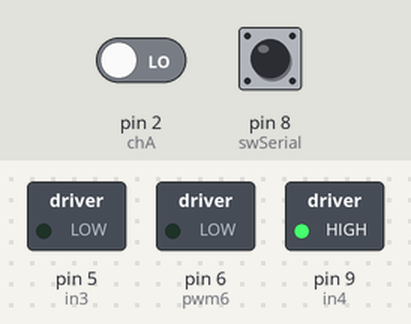
Simulated run of this sketch. Board: Arduino Uno, built with avr-gcc and run on an emulated ATmega328P. Shown: switched loads named in the sketch (green lamp = pin HIGH). The test bench sets the inputs (shaded band); at power-on: pin 2 (chA) LOW, pin 8 (swSerial) HIGH. What the sketch prints to the serial monitor is not drawn.

Above: at 0.1 s.
At 3.1 s:
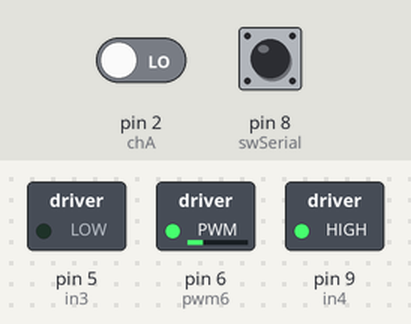
At 6.1 s:
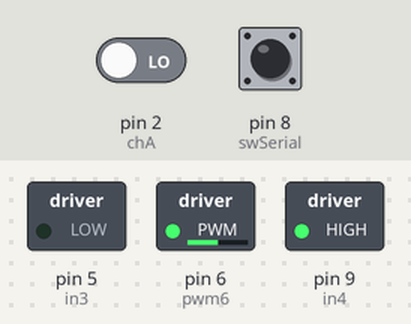
Timing chart, 0 to 10.5 s (numbered marks = the images above):
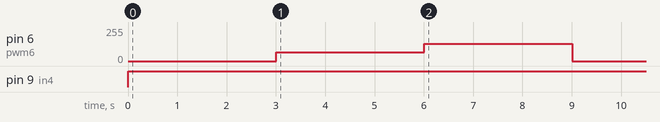

Measured:
- by itself, pin 6 (pwm6): 0/255 → 64/255 at 3.0 s, → 128/255 3.0 s later, → 0/255 3.0 s later
- by itself, pin 9 (in4): LOW → HIGH at 0.00 s

The sketch:

Uno_Control_Motor_Vel_1.ino
```cpp
// Dr. Sergio Miguel Delfín Prieto
// FI-UAQ
// Para la materia de Ingenieria de Control
// Ingeniería Industrial y de Manufactura
// ESTE Script REALIZA: LA PRUEBA DE VELOCIDAD ANGULAR PARA IDENTIFICAR
//                      LOS PARÁMETROS DE UN MOTOR DE CD.

#include <TimerOne.h>
int chA = 2; // Pin de interrupción externa
int chB = 4;

int in3 = 5;  //
int in4 = 9;  // puente h
int pwm6 = 6; //

const int swSerial = 8; // Switch para enviar datos por el serial
int swState = 0;
int flagTimer = 1;

volatile int posicionAnterior = 0;
volatile int posicion = 0;
float velocidad = 0.0;
float ts=0.005; // Tiempo de muestreo previamente definido en la config. del Timer1

int i=0;
int control=0;
int controlPWM=0;

void setup() {
  Serial.begin(115200);
  // Switch envio de datos por el serial
  pinMode(swSerial,INPUT);
  // Encoder
  pinMode(chA,INPUT);
  pinMode(chB,INPUT);
  // Puente H
  pinMode(in3,OUTPUT);
  pinMode(in4,OUTPUT);
  pinMode(pwm6,OUTPUT);
  // Servicio de interrupción
  attachInterrupt(digitalPinToInterrupt(chA),encoderISR,RISING);
  //-- Inicializar temporizador: 1000=1ms
  //Timer1.initialize(10000); // 10,000 = 10 ms = 0.010 s
  //-- Inicializar temporizador: 5000=5ms
  Timer1.initialize(5000); // 5,000 = 5 ms = 0.005 s
  Timer1.attachInterrupt(Muestreo);
}

void Muestreo(){
  velocidad = (posicion - posicionAnterior)/ts;
  flagTimer = 1;
  i++;
}

void loop() {
  if(i>=0 && i<=600)
    control = 0;
  else if(i>600 && i<=1200)
    control = 64;
  else if(i>1200 && i<=1800)
    control = 128;
  else
    control = 0;

  // --- Generar el PWM
  controlPWM = abs(control);

  // --- Generar el cambio de giro del motor
  if(control >= 0){
    digitalWrite(in3, LOW);
    digitalWrite(in4, HIGH);
    analogWrite(pwm6,controlPWM);
  }
  else{
    digitalWrite(in3, HIGH);
    digitalWrite(in4, LOW);
    analogWrite(pwm6,controlPWM);
  }
  // ---
  // Enviar datos solo cuando esté el swSerial1==1 && flagTimer==1
  swState = digitalRead(swSerial);
  //if(swState == HIGH && flagTimer==1){
  if(flagTimer==1){
    posicionAnterior =  posicion;
    Serial.print(i*ts,3);
    Serial.print("\t");
    Serial.print(velocidad,3);
    Serial.print("\t");
    Serial.println(control);
    flagTimer = 0;
  }
  // Limpia el búfer serial (de salida)
  Serial.flush();
}

void encoderISR(){
  if(digitalRead(chB) == HIGH){
    posicion ++;
  }
  else{
    posicion --;
  }
}
```
